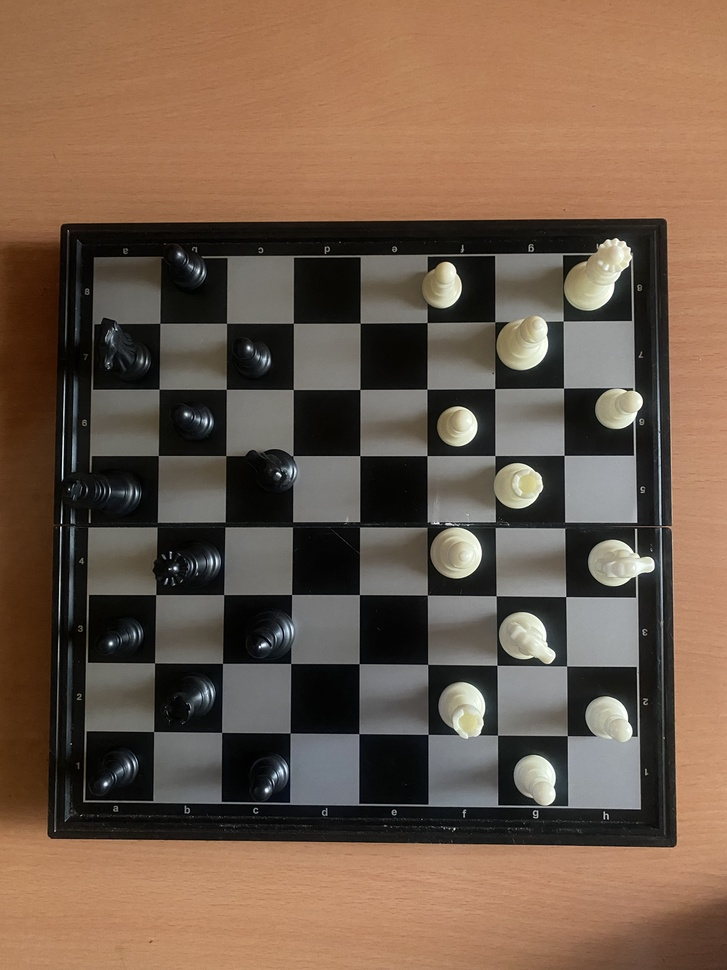
#> input picture CV/assignments/hw2/ACV Assignment 2/q2_data/2a.jpg, 727 x 970 px, shrunk from 3024 x 4032 before the run
$ python generate_q2_images.py
#> lines starting #> are read from the running program, lines starting #| are printed output that depends on the picture; after the words box and inside, x2 and y2 are one past the last pixel; in counts of white or black regions, pixels touching at a corner belong together
import cv2
import numpy as np
import os

def process_q2_all():
    image_names = ['2a.jpg', '2b.jpg', '2c.jpg', 'sat_img1.jpg']
    input_dir = 'ACV Assignment 2/q2_data'
    output_dir = 'ACV Assignment 2/Assets'

    if not os.path.exists(output_dir):
        os.makedirs(output_dir)

    for img_name in image_names:
        image_path = os.path.join(input_dir, img_name)
        base_name = os.path.splitext(img_name)[0]
        output_lines_path = os.path.join(output_dir, f'linesDetected_{base_name}.jpg')
        output_straight_path = os.path.join(output_dir, f'straightened_{base_name}.jpg')

        print(f"\n--- Processing {img_name} ---")
        img = cv2.imread(image_path)
#> img is the input picture: shape (970, 727, 3); mean B, G, R 75.1, 92.1, 114.1
        if img is None:
            print(f"Error: Could not read {image_path}")
            continue

        gray = cv2.cvtColor(img, cv2.COLOR_BGR2GRAY)
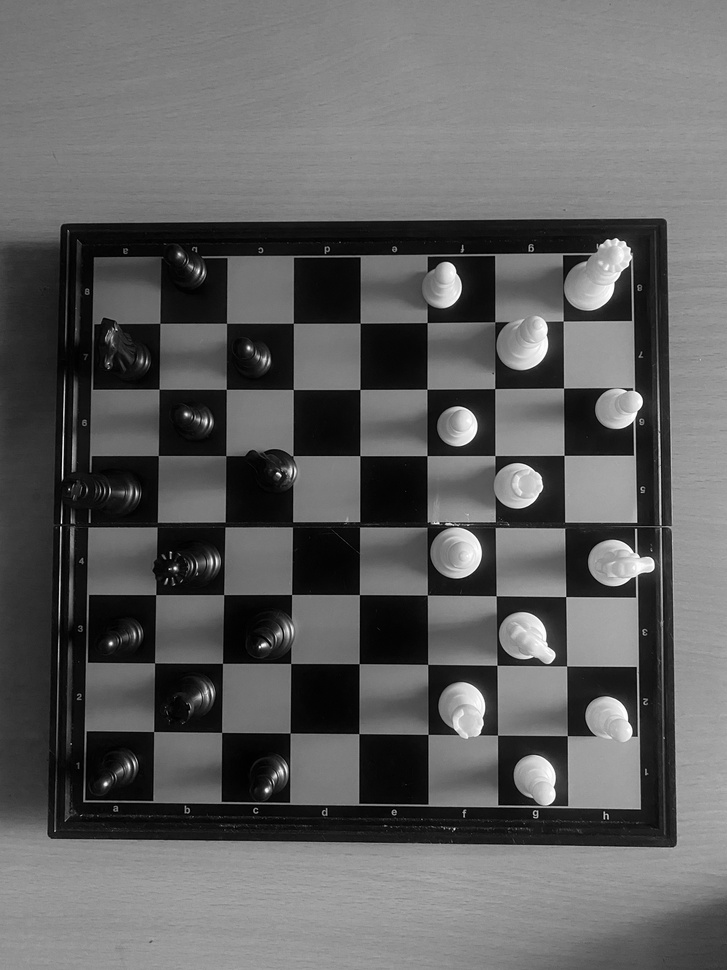
#> gray: shape (970, 727); min 0, max 255, mean 96.7
        blurred = cv2.GaussianBlur(gray, (5, 5), 0)
        clahe = cv2.createCLAHE(clipLimit=2.0, tileGridSize=(8, 8))
        enhanced = clahe.apply(blurred)
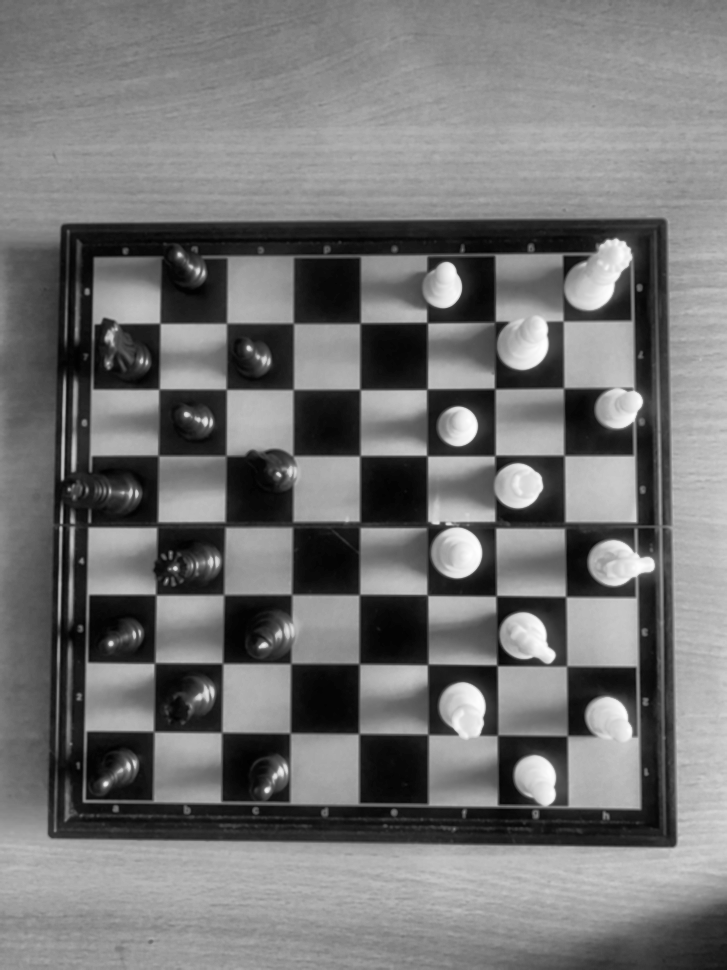
#> enhanced: shape (970, 727); min 1, max 254, mean 116.3
        edges = cv2.Canny(enhanced, 100, 200)
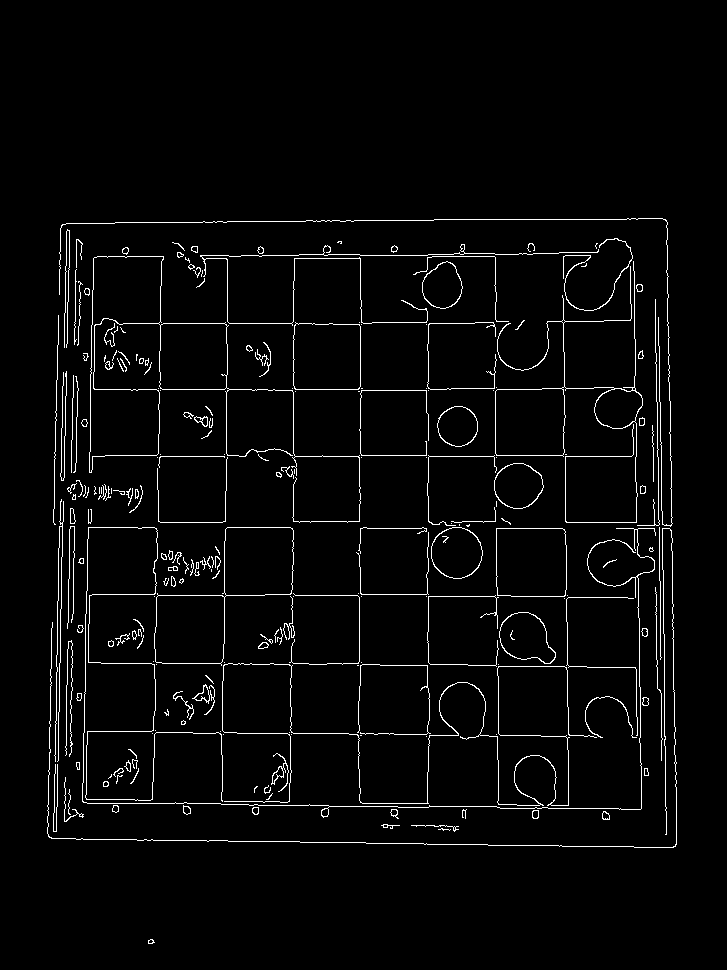
#> edges: shape (970, 727); 3% white in thin lines or dots, all inside (x1, y1, x2, y2) = (47, 218, 677, 944)
        lines = cv2.HoughLines(edges, 1, np.pi / 180, 300)
#> lines = [[-662, 3.12], [836, 1.59], [389, 1.57], [97, 0.0175]]

        img_lines = img.copy()
        angles_count = {}

        if lines is not None:
            print(f"Lines detected: {len(lines)}")
#| Lines detected: 4
            for r_theta in lines:
                rho, theta = r_theta[0]
                angle_deg = int(np.degrees(theta))
                angles_count[angle_deg] = angles_count.get(angle_deg, 0) + 1

                a = np.cos(theta)
                b = np.sin(theta)
                x0 = a * rho
                y0 = b * rho
                x1 = int(x0 + 1000 * (-b))
                y1 = int(y0 + 1000 * (a))
                x2 = int(x0 - 1000 * (-b))
                y2 = int(y0 - 1000 * (a))
                cv2.line(img_lines, (x1, y1), (x2, y2), (0, 0, 255), 2)
#> this loop made 4 passes
#> (rho, theta, angle_deg, a, b, x0, y0, x1) on passes 1 to 4: (-662, 3.12, 178, -1, 0.0175, 661.9, -11.55, 644), (836, 1.59, 90, -0.0175, 1, -14.59, 835.9, -1014), (389, 1.57, 90, -4.37e-08, 1, -1.7e-05, 389, -1000), (97, 0.0175, 0, 1, 0.0175, 96.99, 1.69, 79)
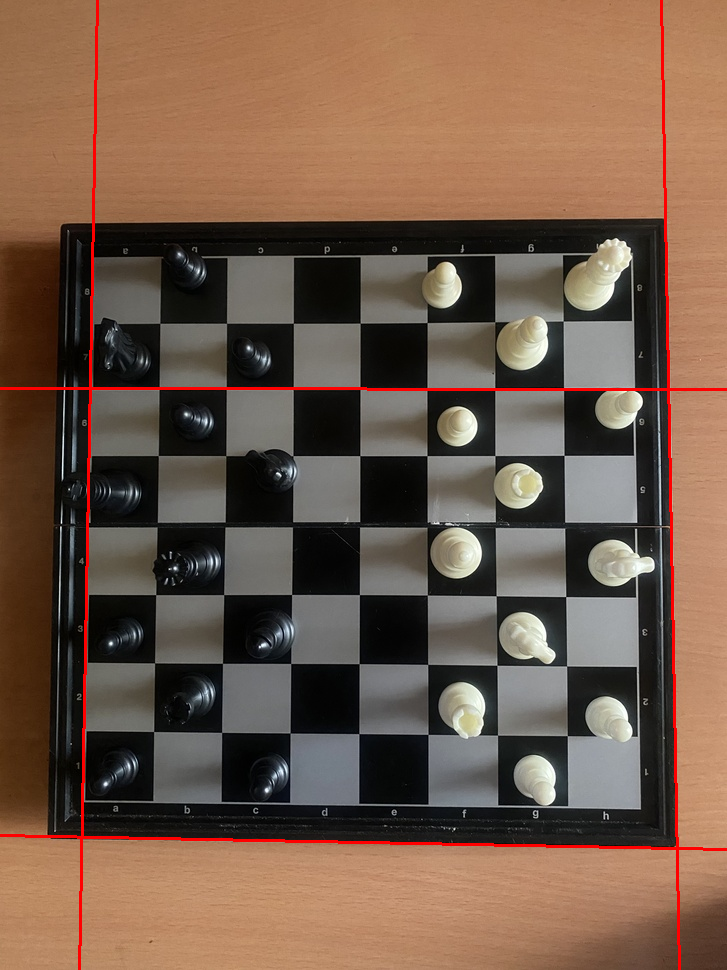
#> img_lines: shape (970, 727, 3); 1.44% of pixels changed, all inside (x1, y1, x2, y2) = (0, 0, 727, 970)
#> after the loop, angles_count = {178: 1, 90: 2, 0: 1}
        else:
            print(f"No lines detected with threshold 300")

        cv2.imwrite(output_lines_path, img_lines)

        if not angles_count:
            print("Skipping rotation.")
            continue

        # Print top 5 angles to debug
        sorted_angles = sorted(angles_count, key=angles_count.get, reverse=True)
#> sorted_angles = [90, 178, 0]
        print(f"Top 5 angles (degrees): {sorted_angles[:5]}")
#| Top 5 angles (degrees): [90, 178, 0]

        best_angle = sorted_angles[0]
#> best_angle = 90
        print(f"Dominant Angle: {best_angle}")
#| Dominant Angle: 90

        rotation_angle = 0
        if best_angle < 45:
            rotation_angle = -best_angle
        elif best_angle < 135:
            rotation_angle = 90 - best_angle
#> rotation_angle = 0
        else:
            rotation_angle = 180 - best_angle

        print(f"Applying Rotation: {rotation_angle} degrees")
#| Applying Rotation: 0 degrees

        (h, w) = img.shape[:2]
#> h = 970; w = 727
        center = (w // 2, h // 2)
#> center = (363, 485)
        M = cv2.getRotationMatrix2D(center, rotation_angle, 1.0)
#> M = [[1, 0, 0], [0, 1, 0]]

        # Use CONSTANT border with GREEN color to make rotation obvious
        rotated = cv2.warpAffine(img, M, (w, h), flags=cv2.INTER_LINEAR,
                                borderMode=cv2.BORDER_CONSTANT,
                                borderValue=(0, 255, 0)) # Green border

        cv2.imwrite(output_straight_path, rotated)
        print(f"Saved {output_straight_path}")
#> pass 2 of the loop in process_q2_all, `for img_name in image_names:`:
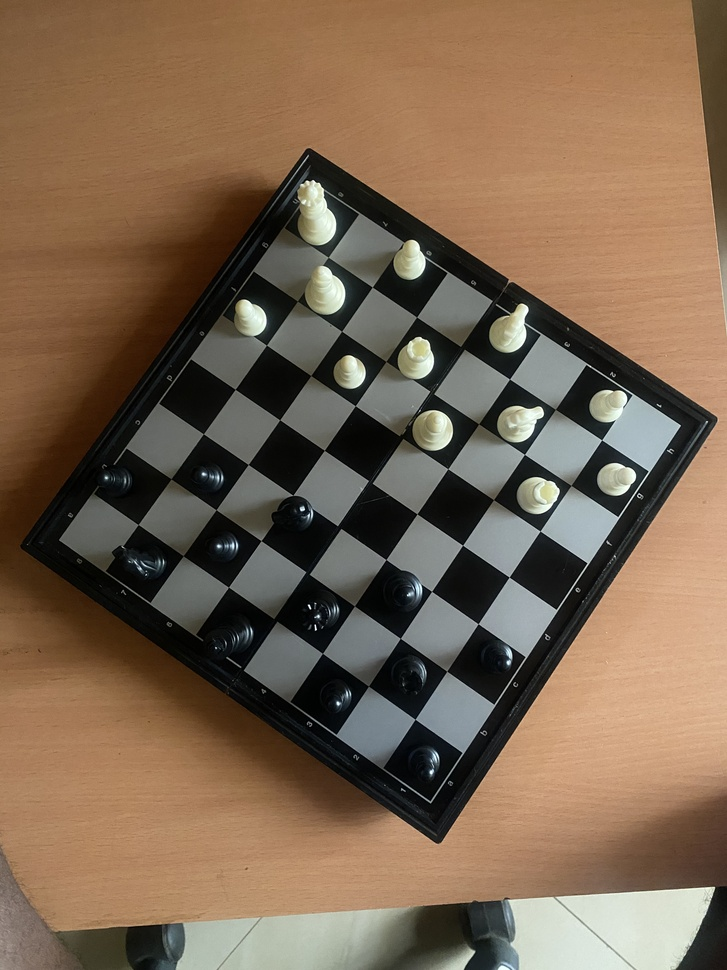
#> input picture CV/assignments/hw2/ACV Assignment 2/q2_data/2b.jpg, 727 x 970 px, shrunk from 3024 x 4032 before the run
#> in process_q2_all, img is the input picture: shape (970, 727, 3); mean B, G, R 80.9, 101.8, 123.3
#> in process_q2_all, `edges = cv2.Canny(enhanced, 100, 200)`:
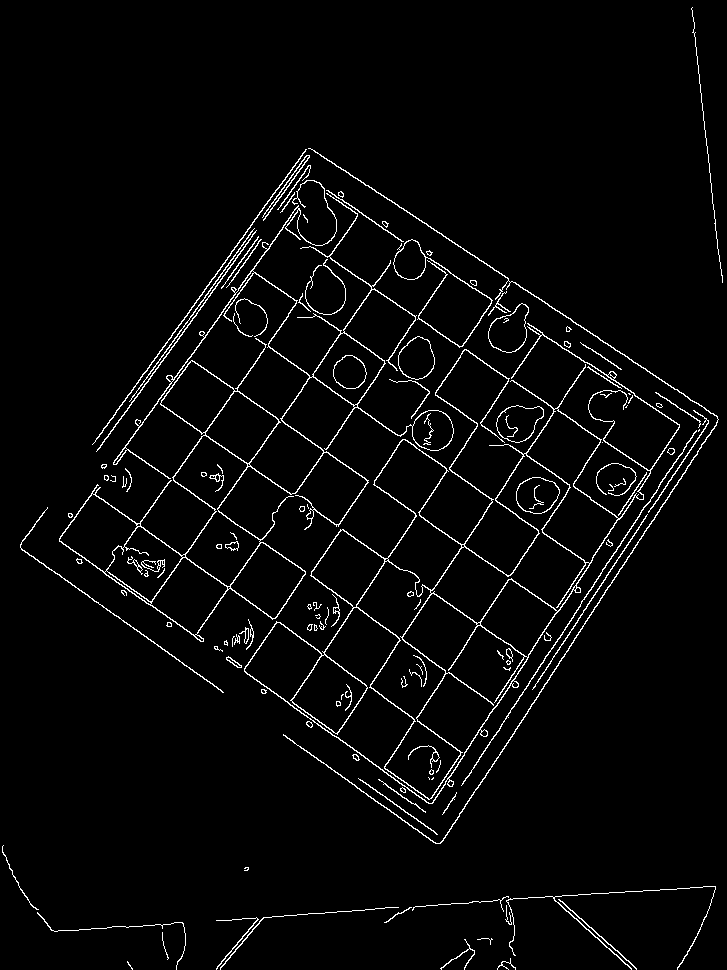
#> edges: shape (970, 727); 3.2% white in thin lines or dots
#> lines = [[933, 1.5], [470, 0.611], [689, 0.593], [138, 2.16], [524, 0.611], [830, 0.576]]
#| Lines detected: 6
#> the loop in process_q2_all, `for r_theta in lines:` made 6 passes
#> (rho, theta, angle_deg, a, b, x0, y0, x1) on passes 1 to 6: (933, 1.5, 85, 0.0698, 0.998, 65.08, 930.7, -932), (470, 0.611, 34, 0.819, 0.574, 385, 269.6, -188), (689, 0.593, 33, 0.829, 0.559, 571.2, 385.3, 12), (138, 2.16, 123, -0.559, 0.829, -77.17, 114.4, -906), (524, 0.611, 34, 0.819, 0.574, 429.2, 300.6, -144), (830, 0.576, 33, 0.839, 0.545, 696.1, 452.1, 151)
#> after the loop in process_q2_all, `for r_theta in lines:`: angles_count = {85: 1, 34: 2, 33: 2, 123: 1}
#> sorted_angles = [34, 33, 85, 123]
#| Top 5 angles (degrees): [34, 33, 85, 123]
#> best_angle = 34
#| Dominant Angle: 34
#> in process_q2_all, `rotation_angle = -best_angle`: rotation_angle = -34
#| Applying Rotation: -34 degrees
#> M = [[0.829, -0.559, 333.3], [0.559, 0.829, -120.1]]
#> in process_q2_all, `rotated = cv2.warpAffine(img, M, (w, h), flags=cv2.INTER_LINEAR, borde..`:
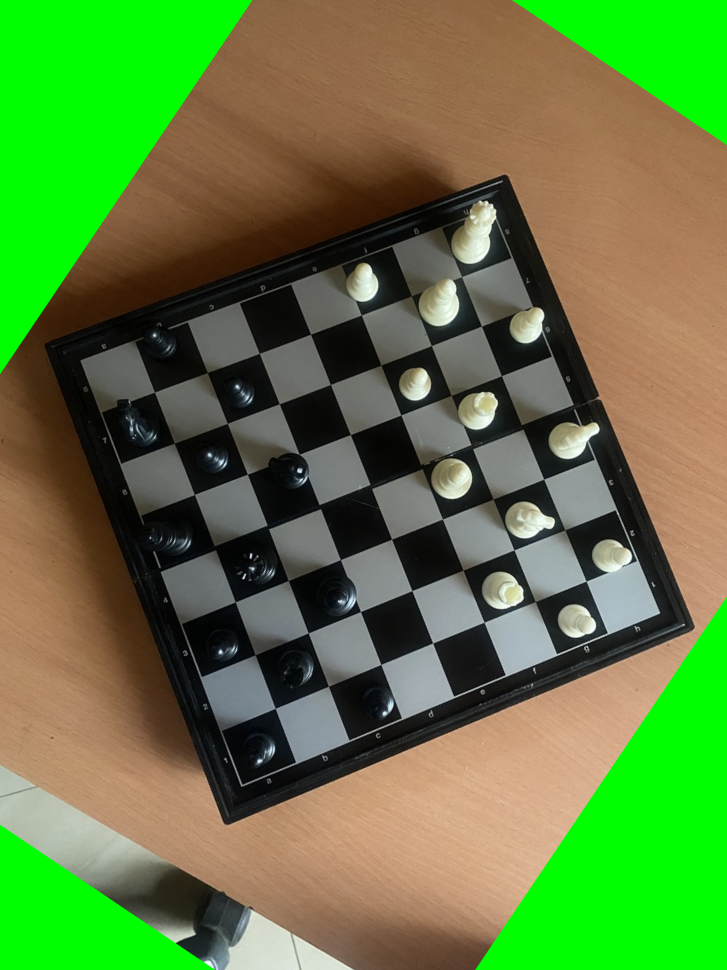
#> rotated: shape (970, 727, 3); mean B, G, R 63.9, 124.8, 95.3
#> pass 3 of the loop in process_q2_all, `for img_name in image_names:`:
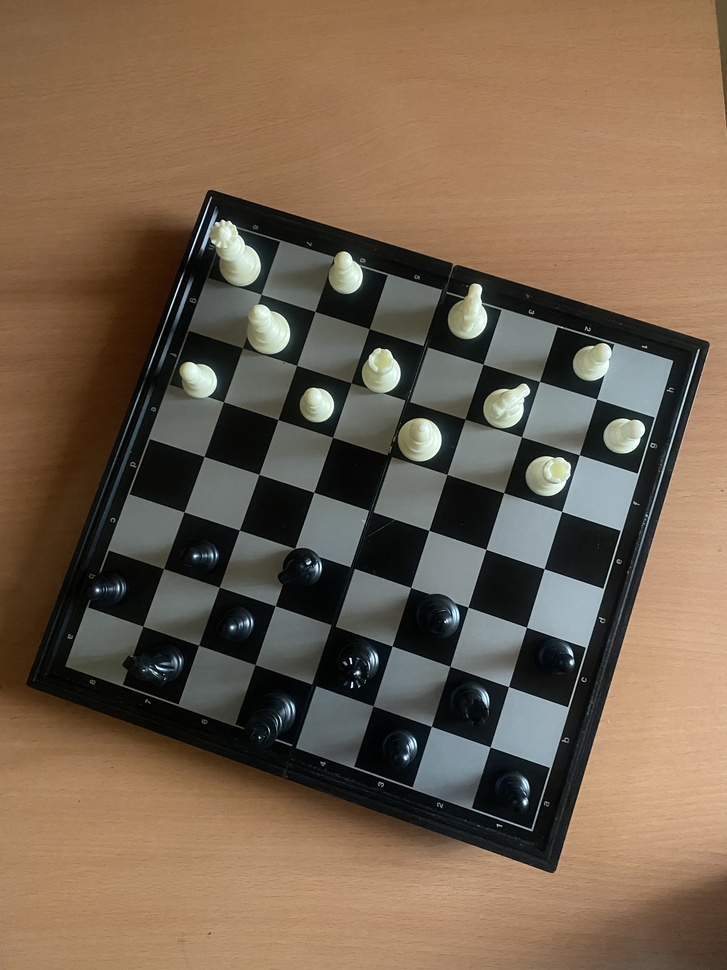
#> input picture CV/assignments/hw2/ACV Assignment 2/q2_data/2c.jpg, 727 x 970 px, shrunk from 3024 x 4032 before the run
#> in process_q2_all, img is the input picture: shape (970, 727, 3); mean B, G, R 78.8, 98.1, 117.1
#> in process_q2_all, `edges = cv2.Canny(enhanced, 100, 200)`:
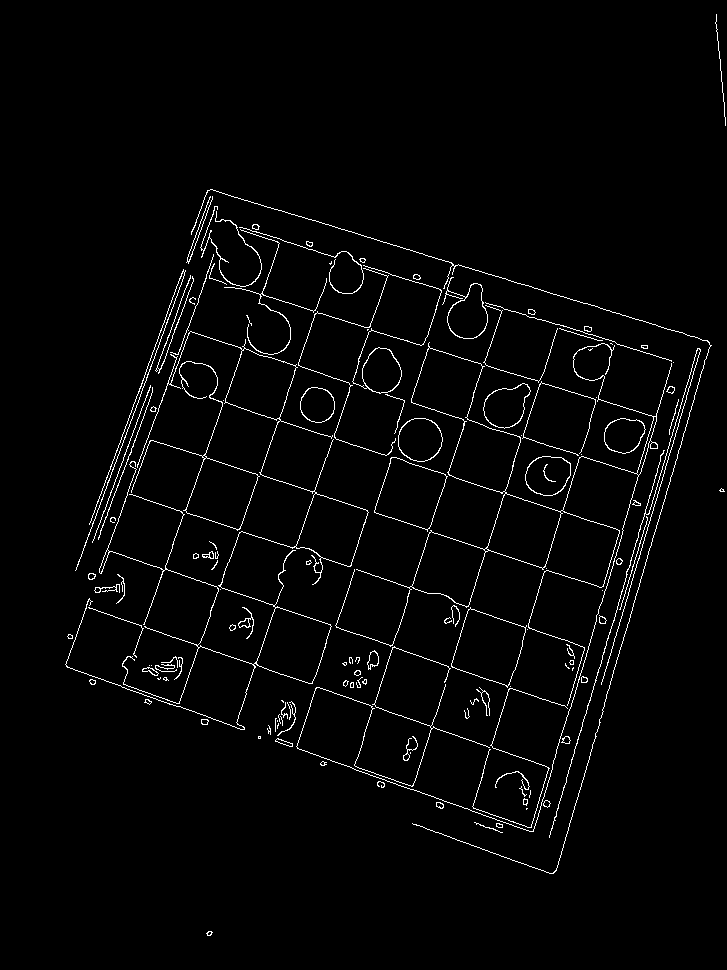
#> edges: shape (970, 727); 2.4% white in thin lines or dots, all inside (x1, y1, x2, y2) = (65, 14, 726, 936)
#> lines = [[119, 1.87]]
#| Lines detected: 1
#> the loop in process_q2_all, `for r_theta in lines:` made 1 pass
#> (rho, theta, angle_deg, a, b, x0, y0, x1) on pass 1: (119, 1.87, 106, -0.292, 0.956, -34.79, 113.8, -991)
#> after the loop in process_q2_all, `for r_theta in lines:`: angles_count = {106: 1}
#> sorted_angles = [106]
#| Top 5 angles (degrees): [106]
#> best_angle = 106
#| Dominant Angle: 106
#> in process_q2_all, `rotation_angle = 90 - best_angle`: rotation_angle = -16
#| Applying Rotation: -16 degrees
#> M = [[0.961, -0.276, 147.7], [0.276, 0.961, -81.27]]
#> in process_q2_all, `rotated = cv2.warpAffine(img, M, (w, h), flags=cv2.INTER_LINEAR, borde..`:
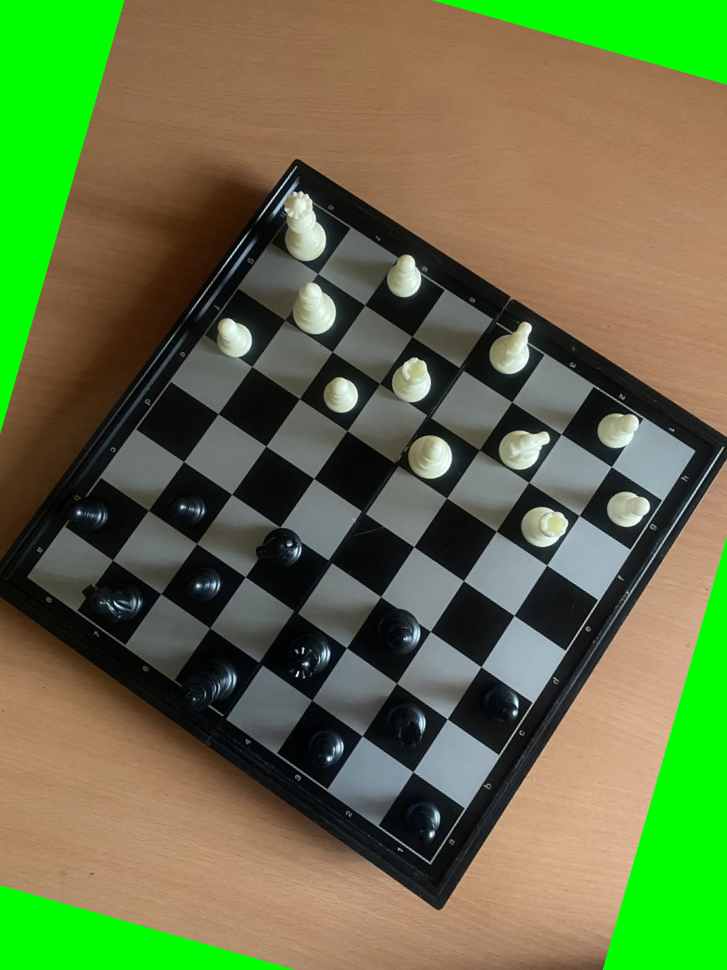
#> rotated: shape (970, 727, 3); mean B, G, R 69.5, 113.9, 100.4
#> the loop made 4 passes; the first 3 are shown

if __name__ == "__main__":
    process_q2_all()
